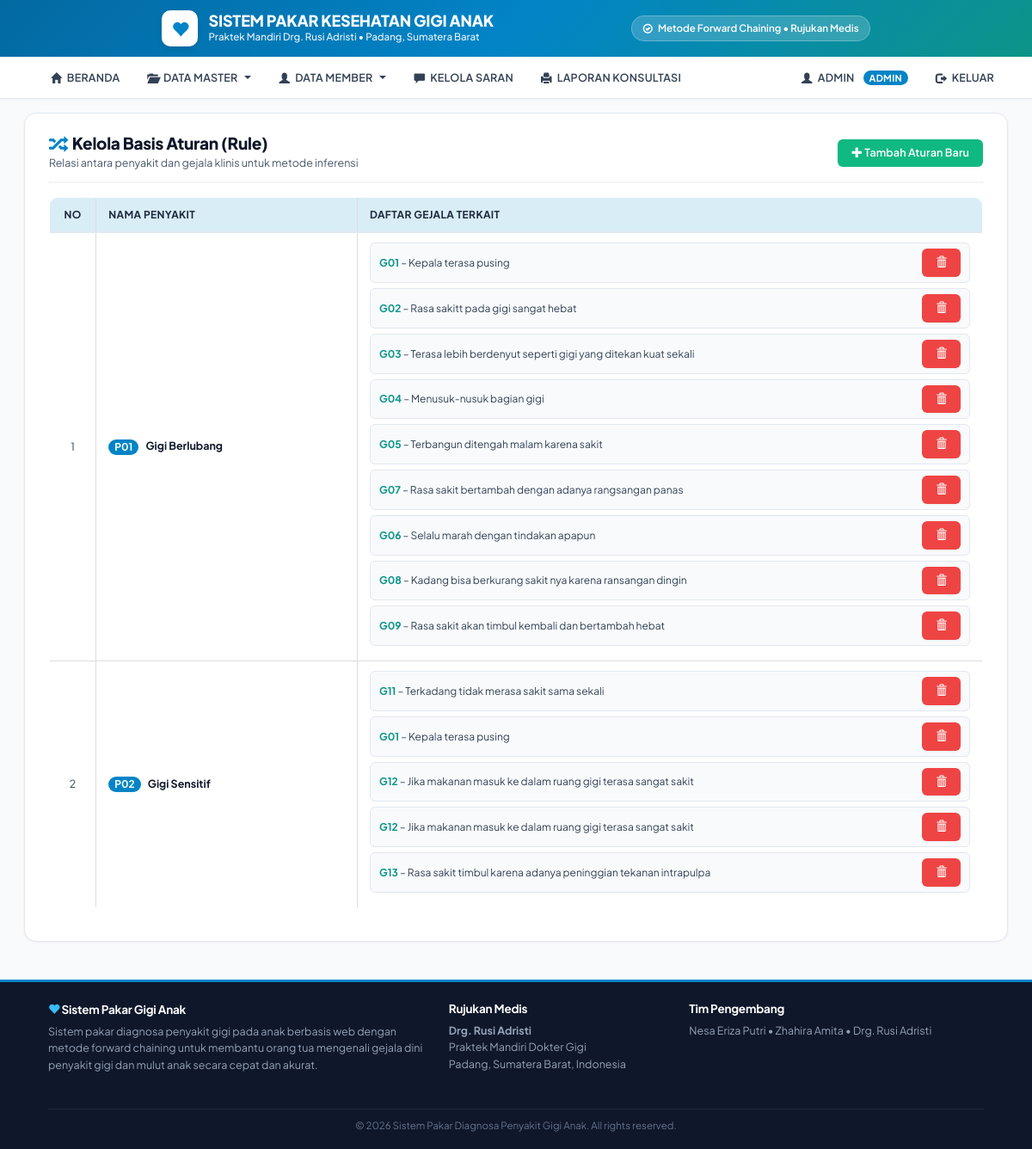
The page /kelola_rule/rule.php (signed in) on the database its author committed.
### tables this page shows
CREATE TABLE `penyakit` (
  `id_penyakit` varchar(5) NOT NULL,
  `nm_penyakit` varchar(70) NOT NULL,
  `keterangan` text NOT NULL
);

### kelola_rule/rule.php (the view, shortened to what this page needs)
<?php
include "../library.php";
?>
<body>
<?php
include "../template/kiri.php";
?>
<div class="page-header-custom">
  <div>
    <h3 class="page-title"><span class="glyphicon glyphicon-random" style="color:var(--primary);"></span> Kelola Basis Aturan (Rule)</h3>
    <div class="page-subtitle">Relasi antara penyakit dan gejala klinis untuk metode inferensi</div>
  </div>
  <div>
    <a href="tambah.php" class="btn btn-success">
      <span class="glyphicon glyphicon-plus"></span> Tambah Aturan Baru
    </a>
  </div>
</div>
<?php
$kueri = mysqli_query($koneksi, "SELECT * FROM penyakit ORDER BY id_penyakit ASC;");
$no = 1;
?>
<div class="table-responsive">
  <table class="table table-hover table-bordered">
    <thead>
      <tr class="info">
        <th width="5%" class="text-center">No</th>
        <th width="28%">Nama Penyakit</th>
        <th>Daftar Gejala Terkait</th>
      </tr>
    </thead>
    <tbody>
      <?php
      if(mysqli_num_rows($kueri) < 1) {
        echo "<tr><td class='text-center' colspan='3' style='padding:20px;'><strong>Data rule kosong...</strong></td></tr>";
      } else {
        while ($isi = mysqli_fetch_array($kueri, MYSQLI_BOTH)){
      ?>
        <tr>
          <td class="text-center"><?php echo $no; ?></td>
          <td>
            <span class="badge" style="background:var(--primary);"><?php echo htmlspecialchars($isi['id_penyakit']); ?></span>
            <strong style="margin-left:6px; color:var(--slate-900);"><?php echo htmlspecialchars($isi['nm_penyakit']); ?></strong>
          </td>
          <td>
            <?php
            $qr = mysqli_query($koneksi, "SELECT * FROM rule r, tbgejala g WHERE g.id_gejala=r.id_gejala AND r.id_penyakit='{$isi['id_penyakit']}'");
            if(mysqli_num_rows($qr) < 1){
              echo "<span style='color:var(--slate-600); font-style:italic; font-size:12px;'>Belum ada gejala yang dihubungkan ke penyakit ini.</span>";
            } else {
              while($r = mysqli_fetch_array($qr, MYSQLI_BOTH)){
            ?>
              <div style="display:flex; align-items:center; justify-content:space-between; background:var(--slate-50); border:1px solid var(--slate-200); border-radius:6px; padding:6px 10px; margin-bottom:6px;">
                <span style="font-size:12px; color:var(--slate-700);">
                  <strong style="color:var(--teal);"><?php echo htmlspecialchars($r['id_gejala']); ?></strong> &ndash; <?php echo htmlspecialchars($r['nm_gejala']); ?>
                </span>
                <a href="hapus.php?id_rule=<?php echo urlencode($r['id_rule']); ?>" onclick="return confirm('Apakah Anda yakin ingin menghapus gejala ini dari rule?')" class="btn btn-danger btn-xs" title="Hapus Relasi">
                  <span class="glyphicon glyphicon-trash"></span>
                </a>
              </div>
            <?php
              }
            }
            ?>
          </td>
        </tr>
      <?php
          $no++;
        }
      }
      ?>
    </tbody>
  </table>
</div>
<?php
include "../template/kanan.php";
include "../template/footer.php";
?>

### rows shown on the page
penyakit: id_penyakit "P01", nm_penyakit "Gigi Berlubang", id_gejala "G01", nm_gejala "Kepala terasa pusing", id_gejala "G02", nm_gejala "Rasa sakitt pada gigi sangat hebat", id_gejala "G03", nm_gejala "Terasa lebih berdenyut seperti gigi yang ditekan kuat sekali", id_gejala "G04", nm_gejala "Menusuk-nusuk bagian gigi", id_gejala "G05", nm_gejala "Terbangun ditengah malam karena sakit", id_gejala "G07", nm_gejala "Rasa sakit bertambah dengan adanya rangsangan panas", id_gejala "G06", nm_gejala "Selalu marah dengan tindakan apapun", id_gejala "G08", nm_gejala "Kadang bisa berkurang sakit nya karena ransangan dingin", id_gejala "G09", nm_gejala "Rasa sakit akan timbul kembali dan bertambah hebat"
penyakit: id_penyakit "P02", nm_penyakit "Gigi Sensitif", id_gejala "G11", nm_gejala "Terkadang tidak merasa sakit sama sekali", id_gejala "G01", nm_gejala "Kepala terasa pusing", id_gejala "G12", nm_gejala "Jika makanan masuk ke dalam ruang gigi terasa sangat sakit", id_gejala "G13", nm_gejala "Rasa sakit timbul karena adanya peninggian tekanan intrapulpa"

### other values the page prints
$_SESSION['username'] "ADMIN"
$roleName "ADMIN"
